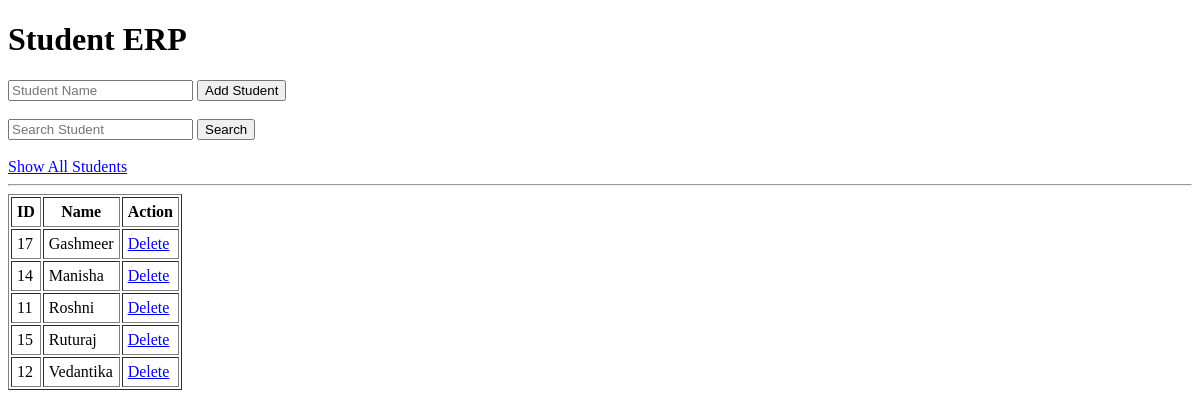
Before: / with the older database file.
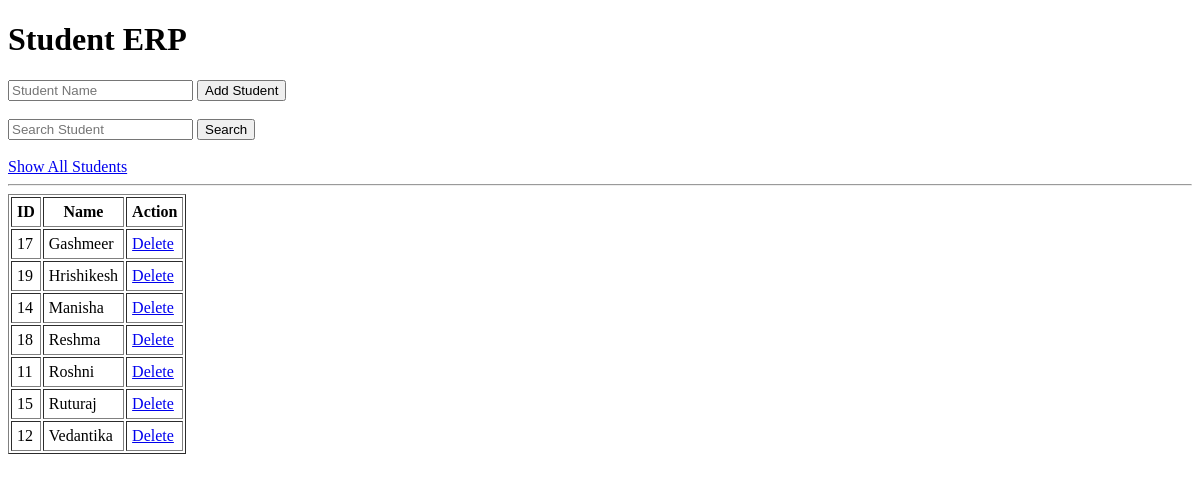
After: the same page with the newer database file.
### tables this page shows
CREATE TABLE students(
        id INTEGER PRIMARY KEY AUTOINCREMENT,
        name TEXT NOT NULL UNIQUE
);

### app.py (the view)
@app.route("/", methods=["GET"])
def home():
    search = request.args.get("search", "").strip()
    if search:
        students = searchStudent(search)
    else:
        students = listStudents()
    return render_template(
        "index.html",
        students=students,
        search=search
    )

### database.py (called while the page is built)
def connect():
    conn = sqlite3.connect(DB_NAME)
    conn.row_factory = sqlite3.Row
    return conn

def listStudents():
    conn = connect()
    students = conn.execute("SELECT id, name FROM students ORDER BY name"
    ).fetchall()
    conn.close()
    return students

### templates/index.html (shortened to what this page needs)
<!DOCTYPE html>
<html>
<head>
</head>
<body>
<h1>Student ERP</h1>
<form action="/add" method="POST">
    <input
        type="text"
        name="name"
        placeholder="Student Name"
        required
    >
    <button type="submit">
        Add Student
    </button>
</form>
<br>
<form action="/" method="GET">
    <input
        type="text"
        name="search"
        placeholder="Search Student"
        value="{{ search }}"
    >
    <button type="submit">
        Search
    </button>
</form>
<br>
<a href="/">Show All Students</a>
<hr>
<table border="1" cellpadding="5">
<tr>
    <th>ID</th>
    <th>Name</th>
    <th>Action</th>
</tr>
{% for student in students %}
<tr>
    <td>{{ student.id }}</td>
    <td>{{ student.name }}</td>
    <td>
        <a href="/delete/{{ student.id }}">
            Delete
        </a>
    </td>
</tr>
{% endfor %}
</table>
</body>
</html>

Changed rows visible on the page:
added students: id "19", name "Hrishikesh"
added students: id "18", name "Reshma"
